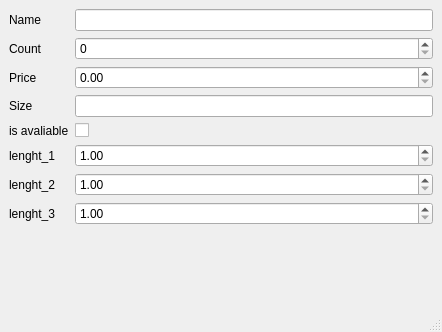
<?xml version="1.0" encoding="UTF-8"?>
<ui version="4.0">
 <class>MainWindow</class>
 <widget class="QMainWindow" name="MainWindow">
  <property name="geometry">
   <rect>
    <x>0</x>
    <y>0</y>
    <width>442</width>
    <height>332</height>
   </rect>
  </property>
  <property name="windowTitle">
   <string>MainWindow</string>
  </property>
  <widget class="QWidget" name="centralwidget">
   <layout class="QFormLayout" name="formLayout">
    <item row="0" column="0">
     <widget class="QLabel" name="label">
      <property name="text">
       <string>Name</string>
      </property>
     </widget>
    </item>
    <item row="0" column="1">
     <widget class="QLineEdit" name="nameInp"/>
    </item>
    <item row="1" column="0">
     <widget class="QLabel" name="label_2">
      <property name="text">
       <string>Count</string>
      </property>
     </widget>
    </item>
    <item row="1" column="1">
     <widget class="QSpinBox" name="ageInp"/>
    </item>
    <item row="2" column="0">
     <widget class="QLabel" name="label_3">
      <property name="text">
       <string>Price</string>
      </property>
     </widget>
    </item>
    <item row="2" column="1">
     <widget class="QDoubleSpinBox" name="bragsPerDayInp"/>
    </item>
    <item row="3" column="0">
     <widget class="QLabel" name="label_4">
      <property name="text">
       <string>Size</string>
      </property>
     </widget>
    </item>
    <item row="3" column="1">
     <widget class="QLineEdit" name="creditRatingInp"/>
    </item>
    <item row="4" column="0">
     <widget class="QLabel" name="label_5">
      <property name="text">
       <string>is avaliable</string>
      </property>
     </widget>
    </item>
    <item row="4" column="1">
     <widget class="QCheckBox" name="evilInp">
      <property name="text">
       <string/>
      </property>
     </widget>
    </item>
    <item row="5" column="0">
     <widget class="QLabel" name="label_6">
      <property name="text">
       <string>lenght_1</string>
      </property>
     </widget>
    </item>
    <item row="5" column="1">
     <widget class="QDoubleSpinBox" name="networth0Inp">
      <property name="minimum">
       <double>1.000000000000000</double>
      </property>
      <property name="maximum">
       <double>1000000.000000000000000</double>
      </property>
     </widget>
    </item>
    <item row="6" column="0">
     <widget class="QLabel" name="label_7">
      <property name="text">
       <string>lenght_2</string>
      </property>
     </widget>
    </item>
    <item row="6" column="1">
     <widget class="QDoubleSpinBox" name="networth1Inp">
      <property name="minimum">
       <double>1.000000000000000</double>
      </property>
      <property name="maximum">
       <double>1000000.000000000000000</double>
      </property>
     </widget>
    </item>
    <item row="7" column="0">
     <widget class="QLabel" name="label_8">
      <property name="text">
       <string>lenght_3</string>
      </property>
     </widget>
    </item>
    <item row="7" column="1">
     <widget class="QDoubleSpinBox" name="networth2Inp">
      <property name="minimum">
       <double>1.000000000000000</double>
      </property>
      <property name="maximum">
       <double>1000000.000000000000000</double>
      </property>
     </widget>
    </item>
   </layout>
  </widget>
  <widget class="QMenuBar" name="menubar">
   <property name="geometry">
    <rect>
     <x>0</x>
     <y>0</y>
     <width>442</width>
     <height>22</height>
    </rect>
   </property>
  </widget>
  <widget class="QStatusBar" name="statusbar"/>
 </widget>
 <resources/>
 <connections/>
</ui>
